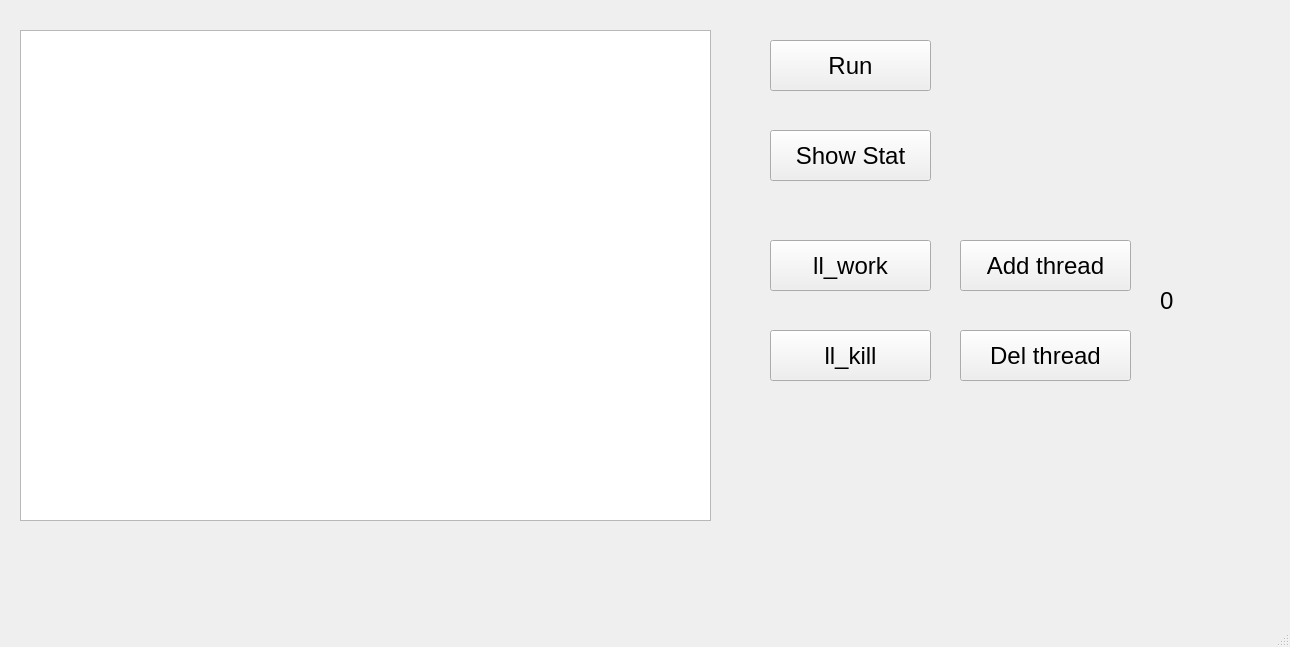
<?xml version="1.0" encoding="UTF-8"?>
<ui version="4.0">
 <class>MainWindow</class>
 <widget class="QMainWindow" name="MainWindow">
  <property name="geometry">
   <rect>
    <x>0</x>
    <y>0</y>
    <width>1290</width>
    <height>647</height>
   </rect>
  </property>
  <property name="windowTitle">
   <string>MainWindow</string>
  </property>
  <widget class="QWidget" name="centralwidget">
   <widget class="QTextEdit" name="textEdit">
    <property name="geometry">
     <rect>
      <x>20</x>
      <y>30</y>
      <width>691</width>
      <height>491</height>
     </rect>
    </property>
    <property name="font">
     <font>
      <pointsize>18</pointsize>
     </font>
    </property>
   </widget>
   <widget class="QPushButton" name="pushButton_Run">
    <property name="geometry">
     <rect>
      <x>770</x>
      <y>40</y>
      <width>161</width>
      <height>51</height>
     </rect>
    </property>
    <property name="font">
     <font>
      <pointsize>18</pointsize>
     </font>
    </property>
    <property name="text">
     <string>Run</string>
    </property>
   </widget>
   <widget class="QPushButton" name="pushButton_Show_Stat">
    <property name="geometry">
     <rect>
      <x>770</x>
      <y>130</y>
      <width>161</width>
      <height>51</height>
     </rect>
    </property>
    <property name="font">
     <font>
      <pointsize>18</pointsize>
     </font>
    </property>
    <property name="text">
     <string>Show Stat</string>
    </property>
   </widget>
   <widget class="QPushButton" name="pushButton_ll_work">
    <property name="geometry">
     <rect>
      <x>770</x>
      <y>240</y>
      <width>161</width>
      <height>51</height>
     </rect>
    </property>
    <property name="font">
     <font>
      <pointsize>18</pointsize>
     </font>
    </property>
    <property name="text">
     <string>ll_work</string>
    </property>
   </widget>
   <widget class="QPushButton" name="pushButton_ll_kill">
    <property name="geometry">
     <rect>
      <x>770</x>
      <y>330</y>
      <width>161</width>
      <height>51</height>
     </rect>
    </property>
    <property name="font">
     <font>
      <pointsize>18</pointsize>
     </font>
    </property>
    <property name="text">
     <string>ll_kill</string>
    </property>
   </widget>
   <widget class="QPushButton" name="pushButton_addThread">
    <property name="geometry">
     <rect>
      <x>960</x>
      <y>240</y>
      <width>171</width>
      <height>51</height>
     </rect>
    </property>
    <property name="font">
     <font>
      <pointsize>18</pointsize>
     </font>
    </property>
    <property name="text">
     <string>Add thread</string>
    </property>
   </widget>
   <widget class="QPushButton" name="pushButton_delThread">
    <property name="geometry">
     <rect>
      <x>960</x>
      <y>330</y>
      <width>171</width>
      <height>51</height>
     </rect>
    </property>
    <property name="font">
     <font>
      <pointsize>18</pointsize>
     </font>
    </property>
    <property name="text">
     <string>Del thread</string>
    </property>
   </widget>
   <widget class="QLabel" name="label">
    <property name="geometry">
     <rect>
      <x>1160</x>
      <y>270</y>
      <width>91</width>
      <height>61</height>
     </rect>
    </property>
    <property name="font">
     <font>
      <pointsize>18</pointsize>
     </font>
    </property>
    <property name="text">
     <string>0</string>
    </property>
   </widget>
  </widget>
  <widget class="QMenuBar" name="menubar">
   <property name="geometry">
    <rect>
     <x>0</x>
     <y>0</y>
     <width>1290</width>
     <height>25</height>
    </rect>
   </property>
  </widget>
  <widget class="QStatusBar" name="statusbar"/>
 </widget>
 <resources/>
 <connections/>
</ui>
